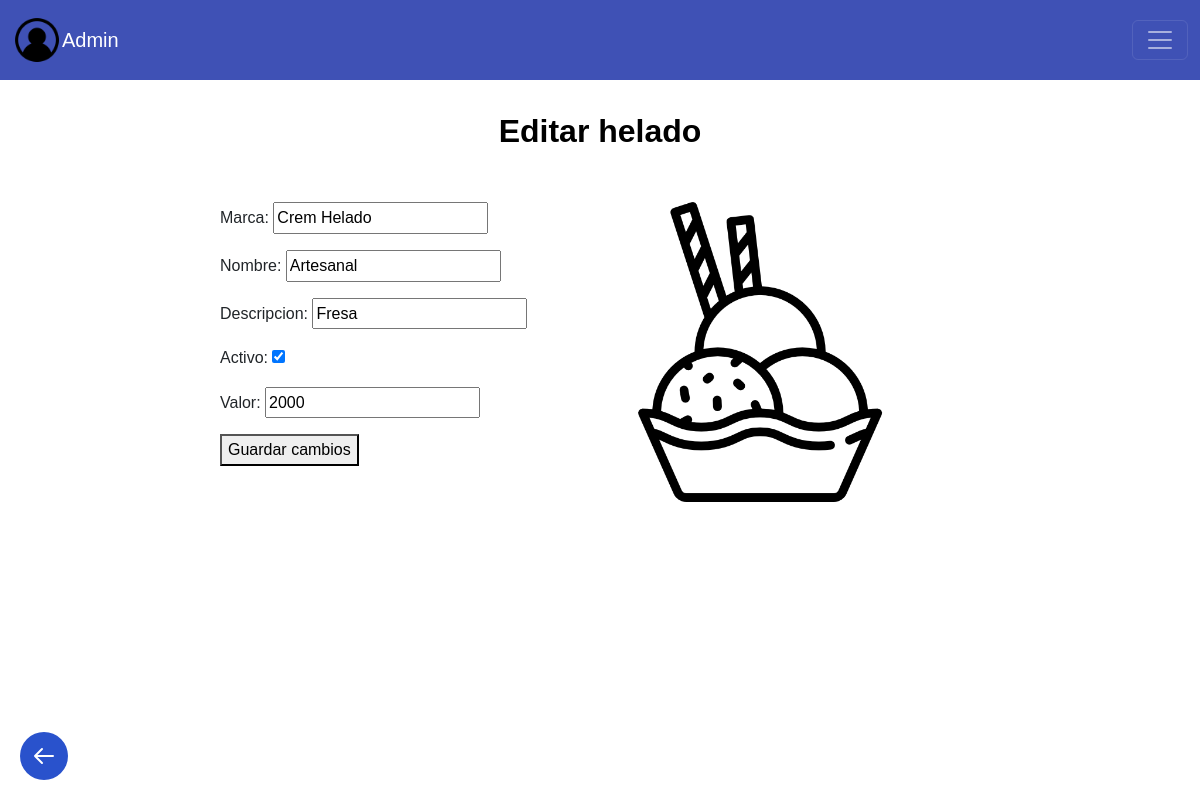
Screenshot of /homeA/editarHelado/1/ with the database file from the repository.
### helados/models.py (models this page shows, shortened)
class Helado (models.Model):
    marca = models.CharField(max_length=200)
    nombre = models.CharField(max_length=200)
    descripcion = models.CharField(max_length=200)
    activo  = models.BooleanField(default=True)
    valor = models.IntegerField (blank= False)

### helados/views.py (the view, shortened to what this page needs)
# urls.py: path('homeA/editarHelado/<int:helado_id>/', views.editar_helado, name='editarHelado'),
def editar_helado(request, helado_id):
    if request.method == 'GET':
        helado = get_object_or_404(Helado, pk=helado_id)
        form = agregarHeladoForm(instance=helado)
        return render(request, 'editar_helado.html', {'helado': helado, 'form': form})

### helados/forms.py
class agregarHeladoForm(ModelForm):
    class Meta:
        model = Helado
        fields = ['marca' , 'nombre', 'descripcion', 'activo' , 'valor']

### helados/frontend/templates/editar_helado.html (shortened to what this page needs)
{% extends 'layouts/base.html' %}
{% load static %}
{% block user %}
Admin
{% endblock %}
{% block content %}
<h2 class="dashboard-heading">Editar helado</h2>
<main>
    <div class="left-column">
        <form action="" method="POST">
            {{form.as_p}}
            <button>
                Guardar cambios
            </button>
        </form>
    </div>
    <div class="right-column">
        <img src="{% static 'images/helado (2).png' %}" alt="helado" width="300" height="300">
    </div>
</main>
<a href="javascript:void(0);" class="back-button" onclick="window.history.back();">
    <svg xmlns="http://www.w3.org/2000/svg" fill="none" viewBox="0 0 24 24" stroke="currentColor">
        <path stroke-linecap="round" stroke-linejoin="round" stroke-width="2" d="M10 19l-7-7m0 0l7-7m-7 7h18" />
    </svg>
</a>
{% endblock %}

### helados/frontend/static/styles/pageOpciones.css (style rules this page uses)
body, html { margin: 0; padding: 0; font-family: Arial, sans-serif; line-height: 1.6; background-color: white; }
main { max-width: 800px; margin: 0 auto; padding: 20px; display: flex; justify-content: space-between; }
.left-column, .right-column { flex: 1; }
.left-column { margin-right: 20px; }
h2 { color: #000000; font-size: 1.5em; margin-top: 30px; margin-bottom: 15px; }
.back-button { position: fixed; bottom: 20px; left: 20px; display: flex; align-items: center; justify-content: center; width: 48px; height: 48px; background-color: #2952CC; border-radius: 50%; transition: background-color 0.3s ease; }
.back-button svg { width: 24px; height: 24px; color: white; }

### helados/frontend/static/styles/pageConNavegacion.css (style rules this page uses)
body { padding-top: 88px; margin: 0; font-family: Arial, sans-serif; background-color: white; }
.dashboard-heading { font-size: 32px; font-weight: bold; color: black; padding: 24px 32px 32px; margin: 0; }
h2 { margin: 10px 10px; text-align: center; }

### rows the page displays
Helado: marca "Crem Helado", nombre "Artesanal", descripcion "Fresa", activo "☑", valor "2000"
